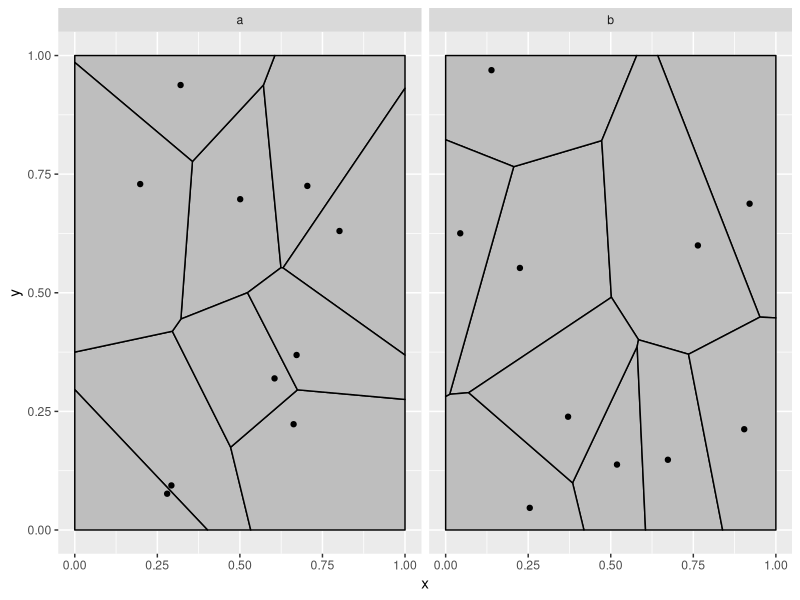
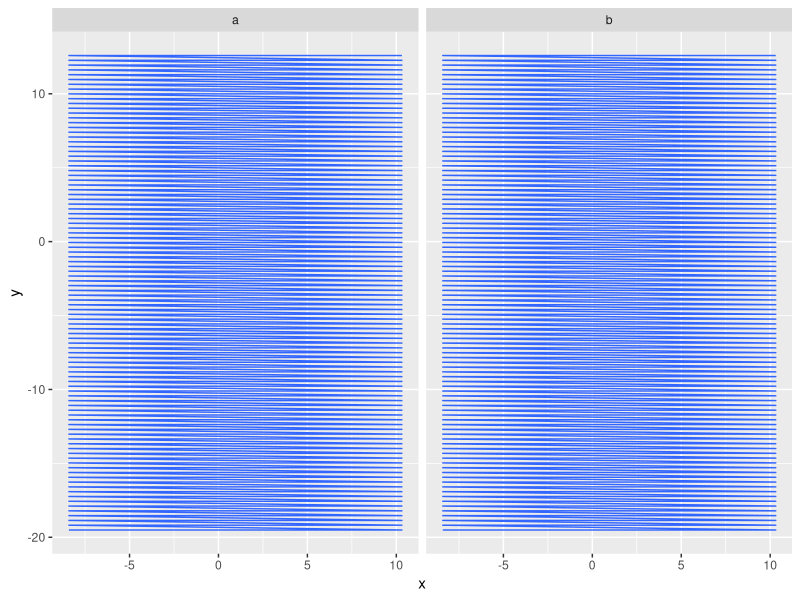

The R source for these figures, in order: (Note: this script raises an error after producing the figures.)
## ---- chunk 1
knitr::opts_chunk$set(interval = 1/10)
set.seed(24)
## ---- chunk 2
library(ggplot2)
library(ggforce)

data <- data.frame(
  x = runif(20),
  y = runif(20),
  state = rep(c('a', 'b'), 10)
)

ggplot(data, aes(x = x, y = y)) + 
  geom_voronoi_tile(fill = 'grey', colour = 'black', bound = c(0, 1, 0, 1)) + 
  geom_point() + 
  facet_wrap(~state)
## ---- chunk 3
library(gganimate)
ggplot(data, aes(x = x, y = y)) + 
  geom_voronoi_tile(fill = 'grey', colour = 'black', bound = c(0, 1, 0, 1)) + 
  geom_point() + 
  transition_states(state, transition_length = 3, state_length = 1) + 
  ease_aes('cubic-in-out')
## ---- chunk 4
ggplot(data, aes(x = x, y = y)) + 
  geom_voronoi_tile(fill = 'grey', colour = 'black', bound = c(0, 1, 0, 1),
                    by.group = TRUE) + 
  geom_point() + 
  transition_states(state, transition_length = 3, state_length = 1) + 
  ease_aes('cubic-in-out')
## ---- chunk 5
library(tweenr)
library(magrittr)
data <- split(data, data$state)

data <- tween_state(data[[1]], data[[2]], 'cubic-in-out', 40) %>% 
  keep_state(10) %>% 
  tween_state(data[[1]],'cubic-in-out', 40) %>% 
  keep_state(10)

ggplot(data, aes(x = x, y = y)) + 
  geom_voronoi_tile(fill = 'grey', colour = 'black', bound = c(0, 1, 0, 1),
                    by.group = TRUE) + 
  geom_point() + 
  transition_manual(.frame)
## ---- chunk 6
data <- data.frame(
  x = c(rnorm(50, mean = 5, sd = 3), rnorm(40, mean = 2, sd = 1)),
  y = c(rnorm(50, mean = -2, sd = 7), rnorm(40, mean = 6, sd = 4)),
  state = rep(c('a', 'b'), c(50, 40))
)

ggplot(data, aes(x = x, y = y)) +
  geom_contour(stat = 'density_2d') + 
  facet_wrap(~state)
## ---- chunk 7
ggplot(data, aes(x = x, y = y)) +
  geom_contour(stat = 'density_2d') + 
  transition_states(state, transition_length = 3, state_length = 1) + 
  ease_aes('cubic-in-out')
## ---- chunk 8
data2 <- split(data, data$state)
data2 <- tween_state(data2[[1]], data2[[2]], 'cubic-in-out', 40) %>% 
  keep_state(10) %>% 
  tween_state(data2[[1]], 'cubic-in-out', 40) %>% 
  keep_state(10)

ggplot(data2, aes(x = x, y = y)) +
  geom_contour(stat = 'density_2d') + 
  transition_manual(.frame)
## ---- chunk 9
StatDensityContour <- ggproto('StatDensityContour', StatDensity2d,
  compute_group = function (data, scales, na.rm = FALSE, h = NULL, contour = TRUE, 
                            n = 100, bins = NULL, binwidth = NULL) {
    StatDensity2d$compute_group(data, scales, na.rm = na.rm, h = h, contour = FALSE, 
                                n = n, bins = bins, binwidth = binwidth)
  },
  finish_layer = function(self, data, params) {
    names(data)[names(data) == 'density'] <- 'z'
    do.call(rbind, lapply(split(data, data$PANEL), function(d) {
      StatContour$compute_panel(d, scales = NULL, bins = params$bins, 
                                binwidth = params$binwidth)
    }))
  }
)

ggplot(data, aes(x = x, y = y)) +
  geom_contour(stat = 'density_contour') + 
  transition_states(state, transition_length = 3, state_length = 1) + 
  ease_aes('cubic-in-out')
